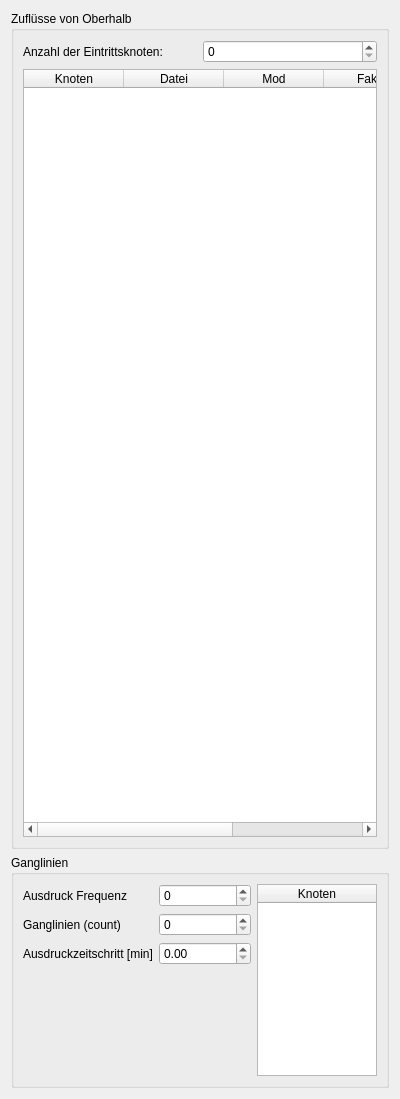
      <widget class="QWidget" name="zufgang">
       <property name="geometry">
        <rect>
         <x>0</x>
         <y>0</y>
         <width>400</width>
         <height>1099</height>
        </rect>
       </property>
       <attribute name="label">
        <string>Zuflussknoten und Ganglinie(n)</string>
       </attribute>
       <layout class="QVBoxLayout" name="verticalLayout_9">
        <item>
         <widget class="QGroupBox" name="groupBox_8">
          <property name="font">
           <font>
            <family>Segoe UI</family>
            <pointsize>9</pointsize>
            <weight>50</weight>
            <bold>false</bold>
           </font>
          </property>
          <property name="title">
           <string>Zuflüsse von Oberhalb</string>
          </property>
          <layout class="QGridLayout" name="gridLayout_5">
           <item row="1" column="1">
            <widget class="QSpinBox" name="p_nqin">
             <property name="font">
              <font>
               <family>Segoe UI</family>
               <pointsize>9</pointsize>
               <weight>50</weight>
               <bold>false</bold>
              </font>
             </property>
            </widget>
           </item>
           <item row="1" column="0">
            <widget class="QLabel" name="label_50">
             <property name="font">
              <font>
               <family>Segoe UI</family>
               <pointsize>9</pointsize>
               <weight>50</weight>
               <bold>false</bold>
              </font>
             </property>
             <property name="text">
              <string>Anzahl der Eintrittsknoten:</string>
             </property>
            </widget>
           </item>
           <item row="2" column="0" colspan="2">
            <widget class="QTableWidget" name="p_nupe">
             <property name="alternatingRowColors">
              <bool>true</bool>
             </property>
             <attribute name="verticalHeaderVisible">
              <bool>false</bool>
             </attribute>
             <column>
              <property name="text">
               <string>Knoten</string>
              </property>
             </column>
             <column>
              <property name="text">
               <string>Datei</string>
              </property>
             </column>
             <column>
              <property name="text">
               <string>Mod</string>
              </property>
             </column>
             <column>
              <property name="text">
               <string>Faktor</string>
              </property>
             </column>
             <column>
              <property name="text">
               <string>View</string>
              </property>
              <property name="font">
               <font>
                <family>Segoe UI</family>
               </font>
              </property>
              <property name="icon">
               <iconset>
                <normaloff>../icons/visibility.ico</normaloff>../icons/visibility.ico</iconset>
              </property>
             </column>
            </widget>
           </item>
          </layout>
         </widget>
        </item>
        <item>
         <widget class="QGroupBox" name="groupBox_9">
          <property name="font">
           <font>
            <family>Segoe UI</family>
            <pointsize>9</pointsize>
            <weight>50</weight>
            <bold>false</bold>
           </font>
          </property>
          <property name="title">
           <string>Ganglinien</string>
          </property>
          <layout class="QGridLayout" name="gridLayout_6">
           <item row="1" column="1">
            <widget class="QSpinBox" name="p_nwel">
             <property name="maximum">
              <number>1000000</number>
             </property>
            </widget>
           </item>
           <item row="2" column="0">
            <widget class="QLabel" name="label_52">
             <property name="text">
              <string>Ausdruckzeitschritt [min]</string>
             </property>
            </widget>
           </item>
           <item row="0" column="2" rowspan="6">
            <widget class="QTableWidget" name="p_kwel_table">
             <property name="maximumSize">
              <size>
               <width>120</width>
               <height>16777215</height>
              </size>
             </property>
             <property name="alternatingRowColors">
              <bool>true</bool>
             </property>
             <property name="showGrid">
              <bool>true</bool>
             </property>
             <attribute name="horizontalHeaderStretchLastSection">
              <bool>true</bool>
             </attribute>
             <attribute name="verticalHeaderVisible">
              <bool>false</bool>
             </attribute>
             <column>
              <property name="text">
               <string>Knoten</string>
              </property>
             </column>
            </widget>
           </item>
           <item row="0" column="1">
            <widget class="QSpinBox" name="p_list_">
             <property name="maximum">
              <number>100000</number>
             </property>
            </widget>
           </item>
           <item row="0" column="0">
            <widget class="QLabel" name="label_38">
             <property name="font">
              <font>
               <family>Segoe UI</family>
               <pointsize>9</pointsize>
               <weight>50</weight>
               <bold>false</bold>
              </font>
             </property>
             <property name="text">
              <string>Ausdruck Frequenz</string>
             </property>
            </widget>
           </item>
           <item row="1" column="0">
            <widget class="QLabel" name="label_51">
             <property name="text">
              <string>Ganglinien (count)</string>
             </property>
            </widget>
           </item>
           <item row="2" column="1">
            <widget class="QDoubleSpinBox" name="p_dtwel">
             <property name="maximum">
              <double>10000000.000000000000000</double>
             </property>
            </widget>
           </item>
          </layout>
         </widget>
        </item>
       </layout>
      </widget>
